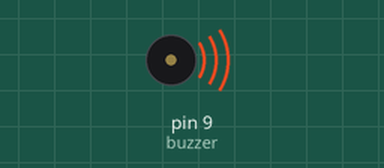
A sketch run on a simulated Arduino Uno, built with avr-gcc and run on an emulated ATmega328P. Shown: buzzer (waves = sounding).

Above: at 0.1 s.
At 3.1 s:
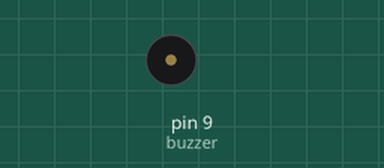
Timing chart, 0 to 4.6 s (numbered marks = the images above):
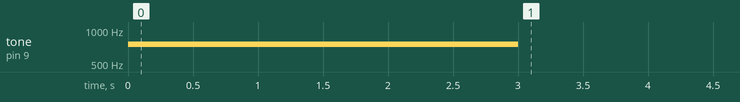

The sketch:

buzzer.ino
```cpp
const int buzzer = 9; //buzzer to arduino pin 9

void setup(){
  pinMode(buzzer, OUTPUT); // Set buzzer - pin 9 as an output
  tone(buzzer, 750); // Send 1KHz sound signal...
  delay(3000);        // ...for 1 sec
  noTone(buzzer);     // Stop sound...
}

void loop(){

}
```
